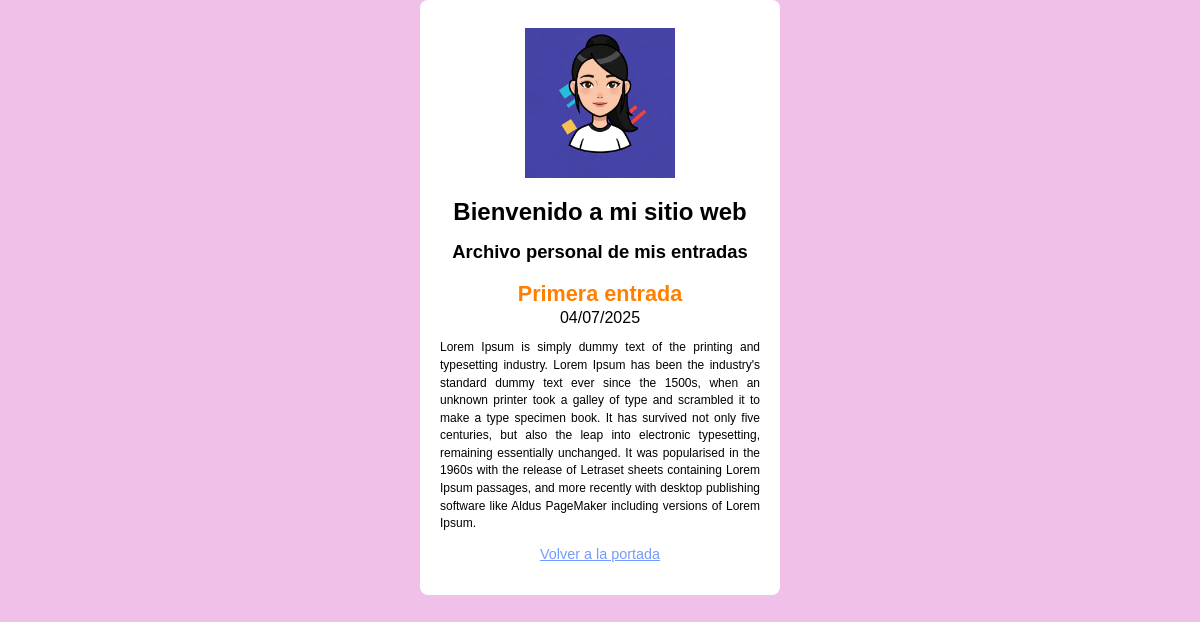
The page /blog/1 on the database its author committed.
### blog/models.py (models this page shows, shortened)
class Post(models.Model):
    title = models.CharField(max_length=200, verbose_name="Titulo")
    content = models.TextField(verbose_name="Contenido")
    created = models.DateTimeField(auto_now_add=True,verbose_name="Creado")
    modified = models.DateTimeField(auto_now=True,verbose_name="Modificado")
    class Meta:
        verbose_name= "entrada"
        verbose_name_plural= "entradas"

### blog/views.py (the view)
# urls.py: path('blog/<id>',post,name="post")
def post(request,id):
    post = Post.objects.get(id=id)
    return render(request,"blog/post.html",{"post":post})

### blog/templates/blog/post.html (shortened to what this page needs)
{% extends "blog/base.html" %}
{% block content %}
        <div>
            <h3>{{post.title}}</h3>
            <span class="date">{{ post.created |date:"SHORT_DATE_FORMAT" }}</span>
            <p>{{ post.content }}</p>
                <a href="{% url 'home' %}">Volver a la portada</a>
        </div>
{% endblock  %}

### blog/static/blog/styles.css (style rules this page uses)
body { font-family: Arial, Helvetica, sans-serif; padding: 0; margin: 0; background: #f1c0e8; }
h3 { font-size: 135%; color: rgb(255, 128, 0); padding: 0.15rem 0; margin: 0; }
p { font-size: 75%; text-align: justify; line-height: 1.1rem; }
a { font-size: 90%; color: rgb(115, 155, 255); }

### rows shown on the page
Post: title "Primera entrada", created "04/07/2025", content "Lorem Ipsum is simply dummy text of the printing and typesetting industry. Lorem Ipsum has been the industry's standard dummy text ever since the 1500s, when an unknown printer took a galley of type and scrambled it to make a type specimen book. It has survived not only five centuries, but also the leap into electronic typesetting, remaining essentially unchanged. It was popularised in the 1960s with the release of Letraset sheets containing Lorem Ipsum passages, and more recently with desktop publishing software like Aldus PageMaker including versions of Lorem Ipsum."
